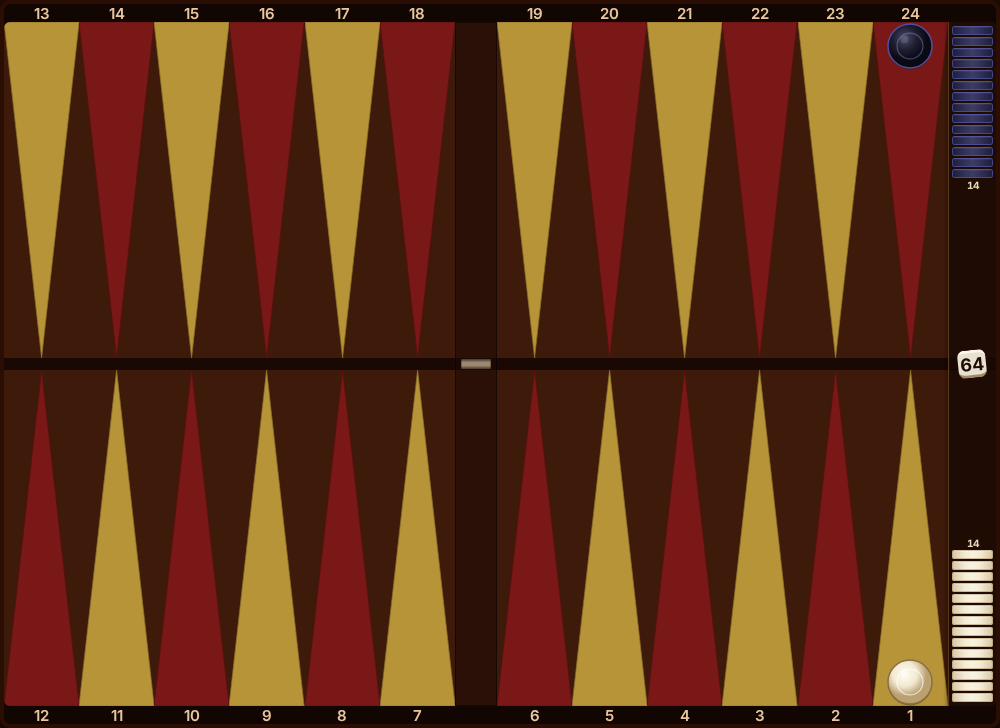
#> input picture raw/pr-desktop-centre-w14-b14-board.png, 1000 x 728 px, given in place of B-w1-b1-board.png, which was not available
$ python compose_d.py
#> lines starting #> are read from the running program, lines starting #| are printed output that depends on the picture
from PIL import Image, ImageDraw, ImageFont
from pathlib import Path
R=Path('raw'); O=Path('out')
def F(n): return ImageFont.truetype('/usr/share/fonts/truetype/dejavu/DejaVuSans-Bold.ttf', n)
def Fr(n): return ImageFont.truetype('/usr/share/fonts/truetype/dejavu/DejaVuSans.ttf', n)
BG=(20,12,8)
NAMES={'B':'B · flat bars + count','A':'A · XG shaded','D1':'D1 · soft shading, even 2px gaps, count','D2':'D2 · soft shading, gap every 5, count'}
DESC={'B':'8px, 2px even gaps, flat','A':'11px, 4px gap every 5, full shading','D1':'9px, 2px even gaps, half-contrast shading','D2':'9px, 4px gap every 5, half-contrast shading'}
ORDER=['B','A','D1','D2']
CASES=[('w1-b1','1 off'),('w7-b7','7 off'),('w15-b15','15 off')]
def board(st,c): return Image.open(R/f'{st}-{c}-board.png').convert('RGB')
def tray(st,c):
    im=board(st,c); return im.crop((im.width-300,0,im.width,im.height))
def tc(d,box,s,f,fill):
    x0,y0,x1,y1=box; b=d.textbbox((0,0),s,font=f); d.text((x0+(x1-x0-(b[2]-b[0]))/2,y0+(y1-y0-(b[3]-b[1]))/2),s,font=f,fill=fill)
S=0.5; tw=150; th=672; gap=8; ggap=40; top=110
W=30+4*(3*tw+2*gap)+3*ggap+30; H=top+th+110
out=Image.new('RGB',(W,H),BG); d=ImageDraw.Draw(out)
#> after `out = Image.new('RGB', (W, H), BG)`:
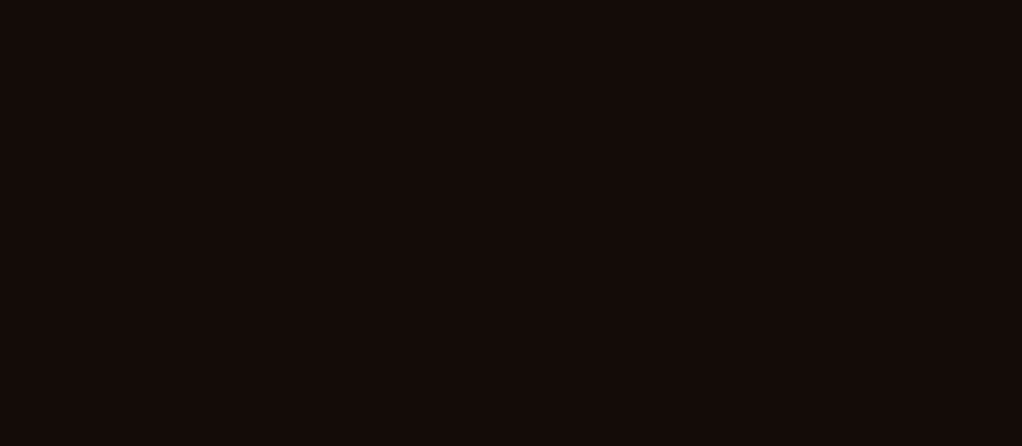
#> out: PIL image 2044x892 RGB (shown at 1/2 size); mean R, G, B 20, 12, 8
d.text((30,18),'B | A | D1 | D2 at iPhone 13 Pro Max portrait (428x926 @3x, shown @1.5x) · real app render, board 428x448 in all',font=F(24),fill=(245,236,220))
x=30
for st in ORDER:
    d.text((x,62),NAMES[st],font=F(18),fill=(240,150,70) if st.startswith('D') else (200,190,175))
    for i,(c,lab) in enumerate(CASES):
        out.paste(tray(st,c).resize((tw,th),Image.LANCZOS),(x+i*(tw+gap),top))
#> in board, returned value is the input picture: PIL image 1000x728 RGB; mean R, G, B 96.3, 51, 24.3
#> in tray, `return im.crop((im.width - 300, 0, im.width, im.height))`:
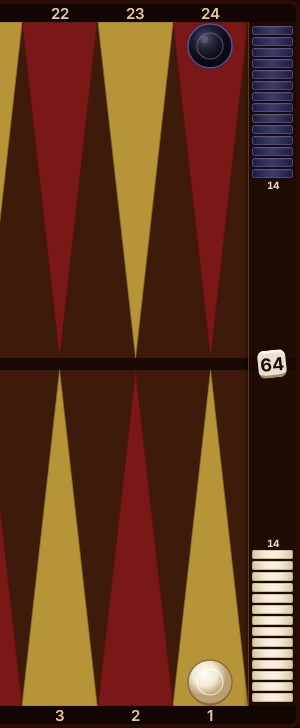
#> returned value: PIL image 300x728 RGB; mean R, G, B 92.9, 51.7, 28
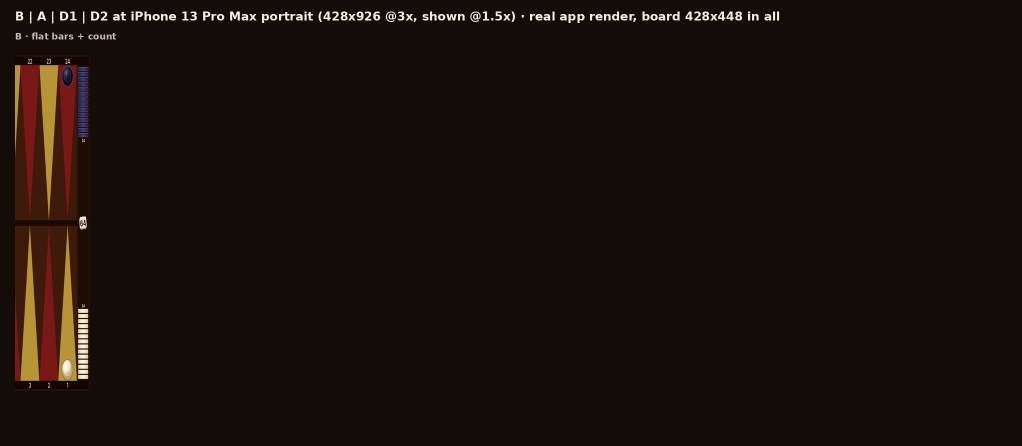
#> out: PIL image 2044x892 RGB (shown at 1/2 size); mean R, G, B 25.4, 15.6, 10.4
        tc(d,(x+i*(tw+gap),top+th+6,x+i*(tw+gap)+tw,top+th+30),lab,Fr(16),(220,210,195))
    d.text((x,top+th+36),DESC[st],font=Fr(15),fill=(180,170,155)); x+=3*tw+2*gap+ggap
#> (the run stopped early here; a loop or call above may not have finished)
